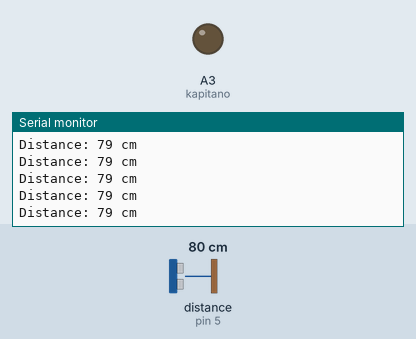
Bench run of a sketch on a simulated Arduino Uno, built with avr-gcc and run on an emulated ATmega328P. Shown: output pins drawn as LEDs (lit = HIGH), the last lines printed to the serial monitor. Wiring (inferred from the names in the program): ultrasonic range finder: trigger pin 4; echo pin 5. The test bench sets the inputs (shaded band); at power-on: distance to the obstacle (sensor on pin 5) 80 cm. The echo pulse lasts 58.3 µs per cm; pins used as bus, display or sensor lines are not drawn.

Above: at 4.2 s.
4.3 s: distance to the obstacle (sensor on pin 5) set to 2 cm
At 5.1 s:
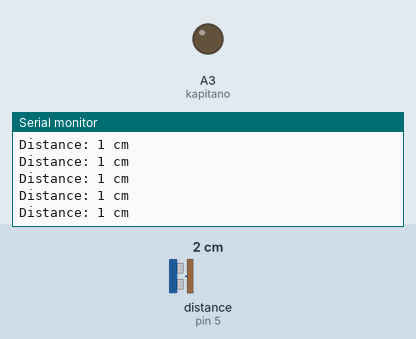
7.3 s: distance to the obstacle (sensor on pin 5) set to 18 cm
At 8.0 s:
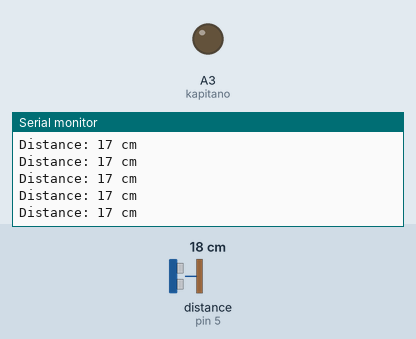
Timing chart, 0 to 10.3 s (numbered marks = the images above; inputs shaded):
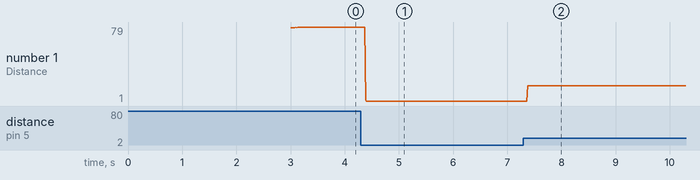

The sketch:

MEH_nano3_UTRA.ino
```cpp
// Arduino stepper motor control code
#define kapitani A2
#define kapitano A3
#define switcheroo 6
#include <Stepper.h> // Include the header file
//ULTRASONIC VARIABLES~~~~~~~~~~~~~~~~
#define echo 3 // attach pin D2 Arduino to pin Echo of HC-SR04
#define trig 2 //attach pin D3 Arduino to pin Trig of HC-SR04
#define echoH 5 // attach pin D2 Arduino to pin Echo of HC-SR04
#define trigH 4 //attach pin D3 Arduino to pin Trig of HC-SR04

long duration; // variable for the duration of sound wave travel
int distance; // variable for the distance measurement
//ULTRASONIC VARIABLES ENDDDD~~~~~~~~~~~~~~~~

//HAND LIGHTS~~~~~
#include <FastLED.h>

#define LED_PIN     5
#define NUM_LEDS    6
#define BRIGHTNESS  40
#define LED_TYPE    WS2811
#define COLOR_ORDER GRB
CRGB leds[NUM_LEDS];

#define UPDATES_PER_SECOND 100
CRGBPalette16 currentPalette;
TBlendType    currentBlending;
int counter =0;
int paletteCounter = 0;
//HAND LIGHTS END~~~~~

#define STEPS 2038  //number of steps on motor

// create an instance of the stepper class using the steps and pins
Stepper stepper(STEPS, 8, 10, 9, 11);

int val = 0;

void setup() {
  Serial.begin(9600);
  pinMode(trigH, OUTPUT); // Sets the trigPin as an OUTPUT
  pinMode(echoH, INPUT); // Sets the echoPin as an INPUT
  pinMode(switcheroo, INPUT);
  pinMode(kapitani, INPUT);
  pinMode(kapitano, OUTPUT);
  stepper.setSpeed(15);

  delay( 3000 ); // power-up safety delay

}
void loop() {


  handtrig();
}


//functions

int handtrig()
{
// Clears the trigPin condition
  digitalWrite(trigH, LOW);
  delayMicroseconds(2);

  // Sets the trigPin HIGH (ACTIVE) for 10 microseconds
  digitalWrite(trigH, HIGH);
  delayMicroseconds(10);
  digitalWrite(trigH, LOW);

  // Reads the echoPin, returns the sound wave travel time in microseconds
  duration = pulseIn(echoH, HIGH);

  // Calculating the distance
  distance = duration * 0.034 / 2; // Speed of sound wave divided by 2 (go and back)

  // Displays the distance on the Serial Monitor for troubleshooting
  Serial.print("Distance: ");
  Serial.print(distance);
  Serial.println(" cm");
  return distance;

}
```

Measured:
- after the input at 4.3 s, the serial monitor: prints a new line after 0.08 s (image 1)
- after the input at 7.3 s, the serial monitor: prints a new line after 0.08 s (image 2)
- plotted number 1: 79 → 1 after the input at 4.3 s, 1 → 17 after the input at 7.3 s
